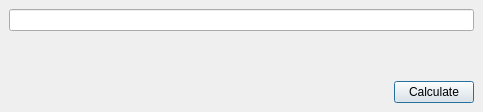
<?xml version="1.0" encoding="UTF-8"?>
<ui version="4.0">
 <class>EvalWindow</class>
 <widget class="QMainWindow" name="EvalWindow">
  <property name="geometry">
   <rect>
    <x>0</x>
    <y>0</y>
    <width>483</width>
    <height>112</height>
   </rect>
  </property>
  <property name="sizePolicy">
   <sizepolicy hsizetype="Preferred" vsizetype="Fixed">
    <horstretch>0</horstretch>
    <verstretch>0</verstretch>
   </sizepolicy>
  </property>
  <property name="maximumSize">
   <size>
    <width>16777215</width>
    <height>112</height>
   </size>
  </property>
  <property name="windowTitle">
   <string>Xavi</string>
  </property>
  <widget class="QWidget" name="centralwidget">
   <layout class="QVBoxLayout" name="verticalLayout_2">
    <item>
     <widget class="QLineEdit" name="input"/>
    </item>
    <item>
     <widget class="QLabel" name="output">
      <property name="text">
       <string/>
      </property>
     </widget>
    </item>
    <item>
     <layout class="QHBoxLayout" name="horizontalLayout">
      <item>
       <spacer name="horizontalSpacer">
        <property name="orientation">
         <enum>Qt::Horizontal</enum>
        </property>
        <property name="sizeHint" stdset="0">
         <size>
          <width>40</width>
          <height>20</height>
         </size>
        </property>
       </spacer>
      </item>
      <item>
       <widget class="QPushButton" name="calculateButton">
        <property name="text">
         <string>Calculate</string>
        </property>
        <property name="default">
         <bool>true</bool>
        </property>
       </widget>
      </item>
     </layout>
    </item>
   </layout>
  </widget>
 </widget>
 <resources/>
 <connections>
  <connection>
   <sender>input</sender>
   <signal>returnPressed()</signal>
   <receiver>calculateButton</receiver>
   <slot>click()</slot>
   <hints>
    <hint type="sourcelabel">
     <x>241</x>
     <y>22</y>
    </hint>
    <hint type="destinationlabel">
     <x>420</x>
     <y>83</y>
    </hint>
   </hints>
  </connection>
  <connection>
   <sender>calculateButton</sender>
   <signal>clicked()</signal>
   <receiver>input</receiver>
   <slot>selectAll()</slot>
   <hints>
    <hint type="sourcelabel">
     <x>420</x>
     <y>83</y>
    </hint>
    <hint type="destinationlabel">
     <x>241</x>
     <y>22</y>
    </hint>
   </hints>
  </connection>
 </connections>
</ui>
